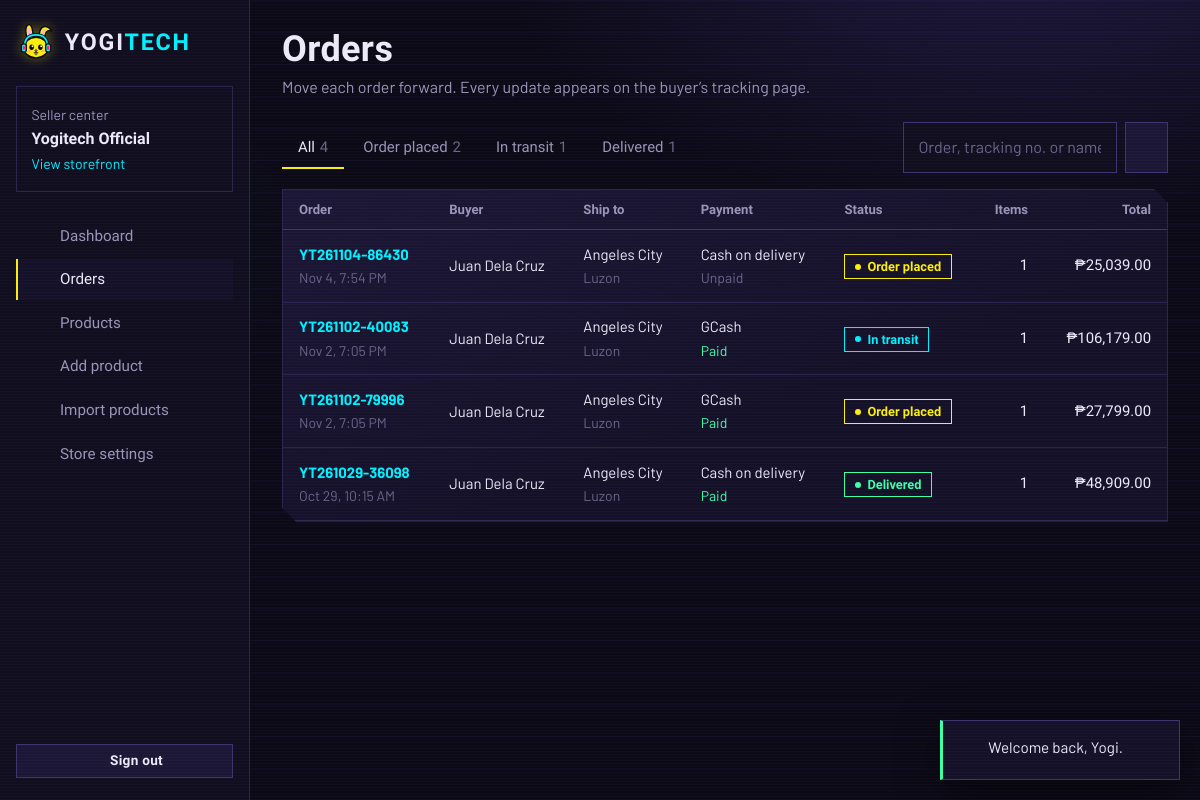
/seller/orders (signed in), run on the app's committed database.
### tables this page shows
CREATE TABLE `users` (
  `id` int(10) unsigned NOT NULL AUTO_INCREMENT,
  `role` enum('buyer','seller') NOT NULL DEFAULT 'buyer',
  `name` varchar(120) NOT NULL,
  `email` varchar(190) NOT NULL,
  `password` varchar(255) NOT NULL,
  `auth_version` int(10) unsigned NOT NULL DEFAULT 1,
  `phone` varchar(20) DEFAULT NULL,
  `store_name` varchar(120) DEFAULT NULL,
  `store_description` varchar(500) DEFAULT NULL,
  `address_line` varchar(255) DEFAULT NULL,
  `city` varchar(100) DEFAULT NULL,
  `province` varchar(100) DEFAULT NULL,
  `region` enum('NCR','Luzon','Visayas','Mindanao') DEFAULT NULL,
  `postal_code` varchar(10) DEFAULT NULL,
  `last_login_at` datetime DEFAULT NULL,
  `created_at` datetime NOT NULL DEFAULT current_timestamp(),
  `updated_at` datetime NOT NULL DEFAULT current_timestamp(),
  PRIMARY KEY (`id`),
  UNIQUE KEY `email` (`email`),
  KEY `idx_users_role` (`role`)
);

CREATE TABLE `orders` (
  `id` int(10) unsigned NOT NULL AUTO_INCREMENT,
  `order_number` varchar(30) NOT NULL,
  `tracking_number` varchar(30) NOT NULL,
  `checkout_ref` varchar(30) NOT NULL COMMENT 'Groups orders placed in one checkout',
  `buyer_id` int(10) unsigned NOT NULL,
  `seller_id` int(10) unsigned NOT NULL,
  `status` enum('pending','confirmed','packed','shipped','in_transit','out_for_delivery','delivered','cancelled') NOT NULL DEFAULT 'pending',
  `payment_method` enum('cod','gcash','card') NOT NULL DEFAULT 'cod',
  `payment_status` enum('unpaid','paid','refunded') NOT NULL DEFAULT 'unpaid',
  `subtotal` decimal(12,2) NOT NULL,
  `shipping_fee` decimal(10,2) NOT NULL DEFAULT 0.00,
  `discount` decimal(10,2) NOT NULL DEFAULT 0.00,
  `total` decimal(12,2) NOT NULL,
  `voucher_code` varchar(30) DEFAULT NULL,
  `recipient_name` varchar(120) NOT NULL,
  `phone` varchar(20) NOT NULL,
  `address_line` varchar(255) NOT NULL,
  `city` varchar(100) NOT NULL,
  `province` varchar(100) NOT NULL,
  `region` enum('NCR','Luzon','Visayas','Mindanao') NOT NULL,
  `postal_code` varchar(10) DEFAULT NULL,
  `notes` varchar(255) DEFAULT NULL,
  `courier` varchar(60) DEFAULT NULL,
  `estimated_from` date DEFAULT NULL,
  `estimated_to` date DEFAULT NULL,
  `shipped_at` datetime DEFAULT NULL,
  `delivered_at` datetime DEFAULT NULL,
  `cancelled_at` datetime DEFAULT NULL,
  `cancel_reason` varchar(255) DEFAULT NULL,
  `created_at` datetime NOT NULL DEFAULT current_timestamp(),
  `updated_at` datetime NOT NULL DEFAULT current_timestamp(),
  PRIMARY KEY (`id`),
  UNIQUE KEY `order_number` (`order_number`),
  UNIQUE KEY `tracking_number` (`tracking_number`),
  KEY `idx_orders_buyer` (`buyer_id`,`created_at`),
  KEY `idx_orders_seller` (`seller_id`,`status`),
  KEY `idx_orders_checkout` (`checkout_ref`),
  CONSTRAINT `fk_orders_buyer` FOREIGN KEY (`buyer_id`) REFERENCES `users` (`id`) ON DELETE CASCADE,
  CONSTRAINT `fk_orders_seller` FOREIGN KEY (`seller_id`) REFERENCES `users` (`id`) ON DELETE CASCADE
);

### app/Views/seller/orders/index.php (the view, shortened to what the rows shown need)
<div class="page-head"><div><h1>Orders</h1><p>Move each order forward. Every update appears on the buyer’s tracking page.</p></div></div>
<div class="hud hud--flush">
  <div class="table-wrap">
    <table class="table">
      <thead><tr><th>Order</th><th>Buyer</th><th>Ship to</th><th>Payment</th><th>Status</th><th class="num">Items</th><th class="num">Total</th></tr></thead>
      <tbody>
      <?php foreach ($orders as $o): ?>
        <tr>
          <td><a href="<?= e(url('/seller/orders/' . $o['id'])) ?>"><b><?= e($o['order_number']) ?></b></a><br><span class="small dim"><?= e(date('M j, g:i A', strtotime($o['created_at']))) ?></span></td>
          <td><?= e($o['buyer_name']) ?></td>
          <td><?= e($o['city']) ?><br><span class="small dim"><?= e($o['region']) ?></span></td>
          <td><?= e(payment_label($o['payment_method'])) ?><br><span class="small <?= $o['payment_status'] === 'paid' ? '' : 'dim' ?>" style="<?= $o['payment_status'] === 'paid' ? 'color:var(--green)' : '' ?>"><?= e(ucfirst($o['payment_status'])) ?></span></td>
          <td><?= status_badge($o['status']) ?></td>
          <td class="num"><?= (int) $o['qty'] ?></td>
          <td class="num"><?= e(peso($o['total'])) ?></td>
        </tr>
      <?php endforeach; ?>
      </tbody>
    </table>
  </div>
</div>

### app/helpers.php (shortened to what the rows shown need)
<?php
function status_label(string $status): string { return ShippingService::label($status); }
function payment_label(string $method): string
{
    return ['cod' => 'Cash on delivery', 'gcash' => 'GCash', 'card' => 'Credit / debit card'][$method] ?? $method;
}
function status_badge(string $status): string
{
    return '<span class="status status--' . e($status) . '">' . e(status_label($status)) . '</span>';
}

### app/Views/layouts/seller.php (shortened to what the rows shown need)
<?php $me = auth(); $path = rtrim((string) parse_url($_SERVER['REQUEST_URI'] ?? '', PHP_URL_PATH), '/'); ?>
<!doctype html>
<html lang="en">
<head><?= \Core\View::partial('partials/head', ['title' => ($title ?? 'Seller center')]) ?></head>
<body>
<div class="seller-shell">
  <aside class="sidebar">
    <div class="sidebar__store">
      <span class="small muted">Seller center</span>
      <b><?= e($me['store_name'] ?: $me['name']) ?></b>
      <a class="small" href="<?= e(url('/store/' . $me['id'])) ?>">View storefront</a>
    </div>
  </aside>
  <main class="seller-main" id="main"><?= $content ?></main>
</div>
</body>
</html>

### data on the page
users: store_name "Yogitech Official"
orders: order_number "YT261104-86430", created_at "Nov 4, 7:54 PM", buyer.name "Juan Dela Cruz", city "Angeles City", region "Luzon", payment_method "Cash on delivery", payment_status "Unpaid", status "Order placed", qty "1", total "₱25,039.00"
orders: order_number "YT261102-40083", created_at "Nov 2, 7:05 PM", buyer.name "Juan Dela Cruz", city "Angeles City", region "Luzon", payment_method "GCash", payment_status "Paid", status "In transit", qty "1", total "₱106,179.00"
orders: order_number "YT261102-79996", created_at "Nov 2, 7:05 PM", buyer.name "Juan Dela Cruz", city "Angeles City", region "Luzon", payment_method "GCash", payment_status "Paid", status "Order placed", qty "1", total "₱27,799.00"
orders: order_number "YT261029-36098", created_at "Oct 29, 10:15 AM", buyer.name "Juan Dela Cruz", city "Angeles City", region "Luzon", payment_method "Cash on delivery", payment_status "Paid", status "Delivered", qty "1", total "₱48,909.00"

### other printed values
$msg "Welcome back, Yogi."
$all "4"
$label "Order placed"
$counts[$k] "2"
$label "In transit"
$counts[$k] "1"
$label "Delivered"
